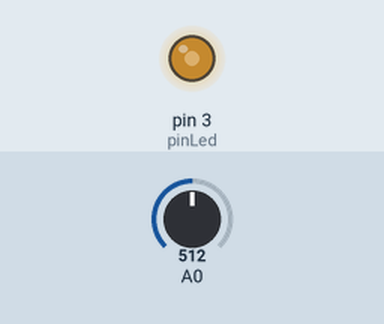
Simulated run of this sketch. Board: Arduino Uno, built with avr-gcc and run on an emulated ATmega328P. Shown: output pins drawn as LEDs (lit = HIGH). The inputs (shaded band) are chosen by the test bench; at power-on: A0 = 512.

Above: at 1.2 s.
1.3 s: A0 set to 716
At 2.4 s:
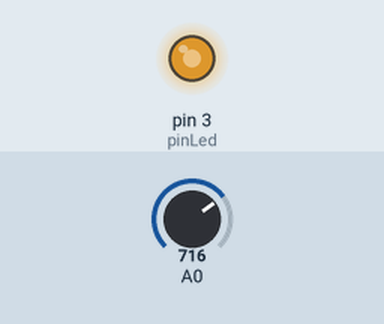
2.8 s: A0 set to 900
At 3.7 s:
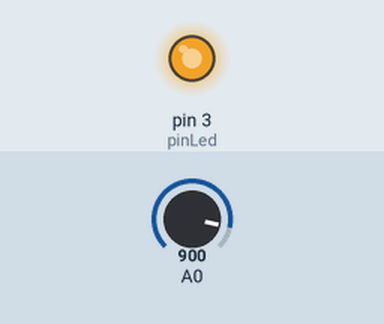
4.3 s: A0 set to 122
At 5.1 s:
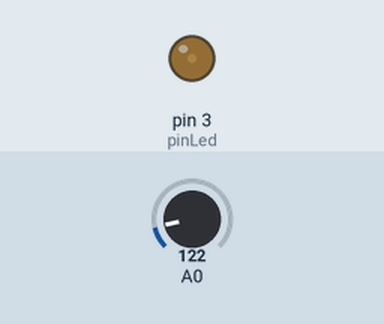
5.8 s: A0 set to 0
At 6.4 s:
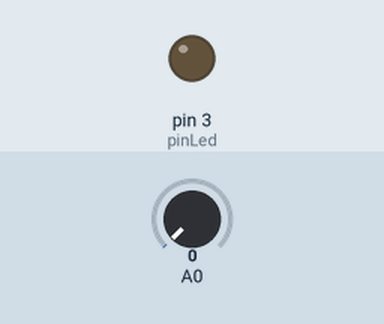
7.3 s: A0 set to 511
At 7.7 s:
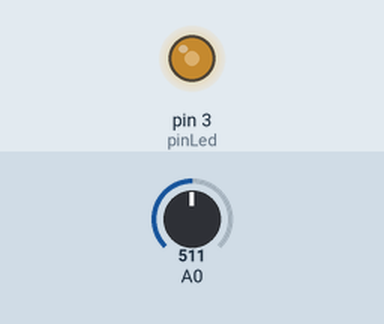
Timing chart, 0 to 9.8 s (numbered marks = the images above; inputs shaded):
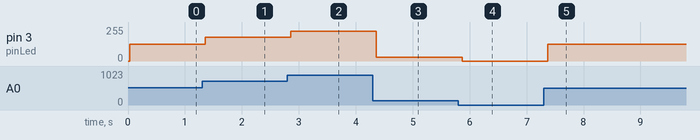

Measured:
- after the input at 1.3 s, pin 3 (pinLed): 127/255 → 178/255 after 0.05 s
- after the input at 2.8 s, pin 3 (pinLed): 178/255 → 224/255 after 0.06 s
- after the input at 4.3 s, pin 3 (pinLed): 224/255 → 30/255 after 0.06 s
- after the input at 5.8 s, pin 3 (pinLed): 30/255 → 0/255 after 0.07 s
- after the input at 7.3 s, pin 3 (pinLed): 0/255 → 127/255 after 0.07 s

The sketch:

potencioLed.ino
```cpp
int pinLed  = 3;
int valPot = 0;
int valLed = 0;

void setup() {
  // put your setup code here, to run once:
  pinMode(pinLed, OUTPUT);
}

void loop() {
  // put your main code here, to run repeatedly:
  valPot = analogRead(A0);
  delay(30);
  valLed = map(valPot, 0, 1023, 0, 255);
  analogWrite(pinLed, valLed);
  delay(30);
}
```
